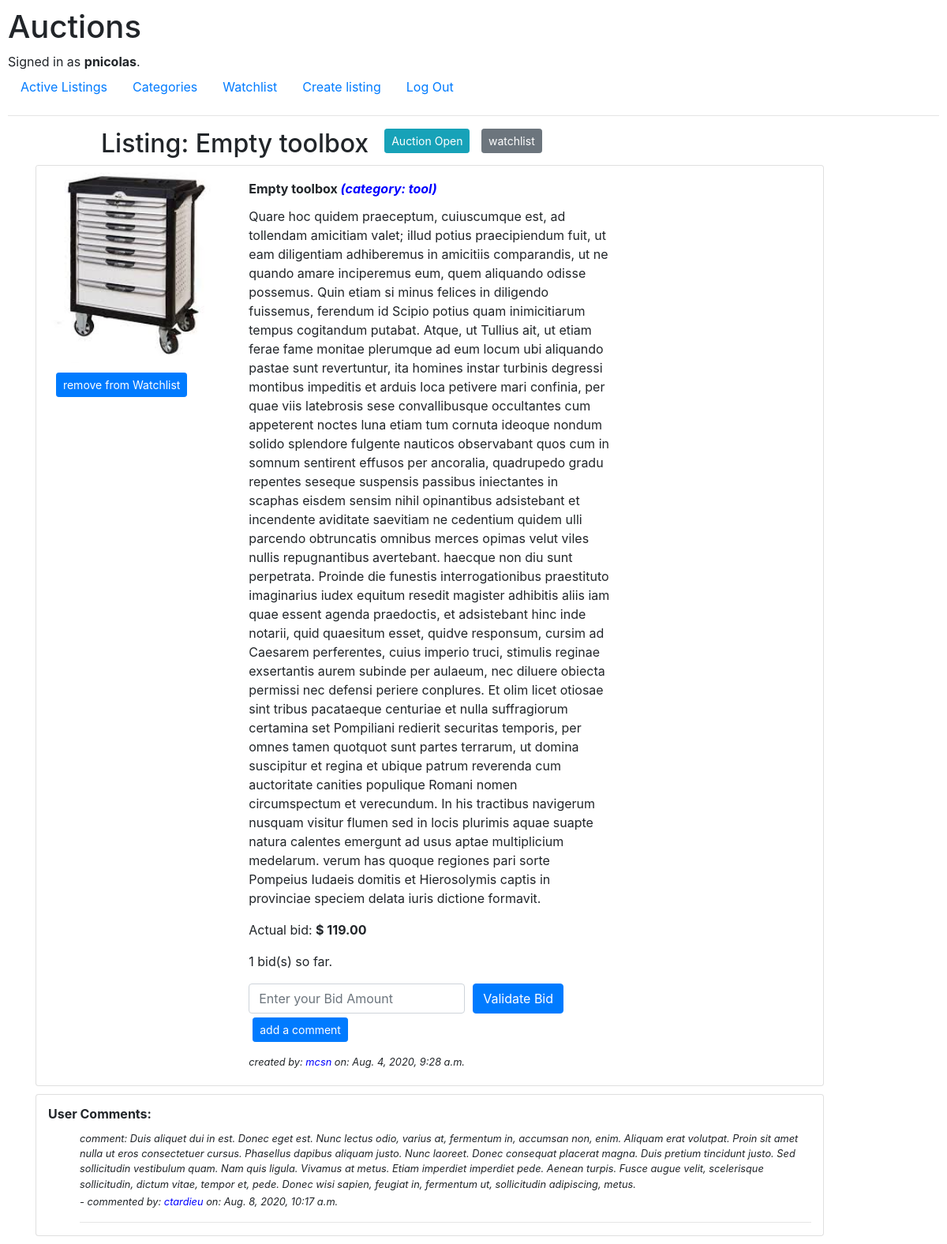
Page /listing/2 (signed in) on the earlier database version.
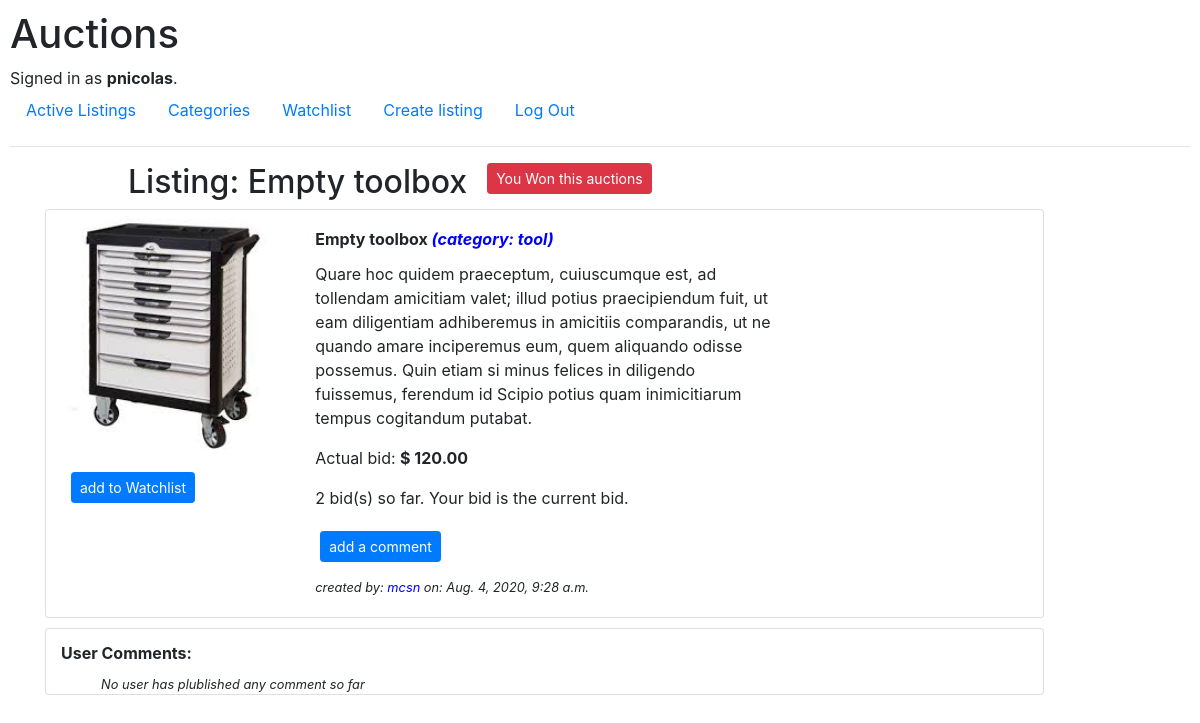
Same page on the later database version.
### auctions/models.py (models this page shows)
class Listing(models.Model):
    title = models.CharField(max_length=64)
    listing_desc = models.TextField()
    listing_img = models.ImageField(upload_to='listing_images', default=None, blank=True, null=True)
    cat_id = models.ForeignKey(Category, default = 1, on_delete=models.CASCADE)
    starting_price = models.DecimalField(decimal_places=2, max_digits=10, default = 0)
    created_at = models.DateTimeField(auto_now_add=True)
    updated_at = models.DateTimeField(auto_now=True)
    listing_open = models.BooleanField(default=True)
    listing_owner = models.ForeignKey(User, null=True , on_delete=models.CASCADE, related_name='owner')
    listing_winner = models.ForeignKey(User, on_delete=models.CASCADE, blank=True, null=True, related_name='winner')
    listing_final_price = models.DecimalField(decimal_places=2, max_digits=10, default = 0)
    def __str__(self):
        return f"title: {self.title} category: {self.cat_id}"

class UserComment(models.Model):
    listing_id = models.ForeignKey(Listing, on_delete=models.CASCADE)
    user = models.ForeignKey(User, on_delete=models.CASCADE)
    user_comment = models.TextField()
    comment_at = models.DateTimeField(auto_now_add=True)
    def __str__(self):
        return f"user: {self.user} comment at: {self.comment_at}"

class User(AbstractUser):
    pass

### auctions/views.py (the view)
# urls.py: path("listing/<int:listing_id>", views.listing_view, name="listing"),
def listing_view(request, listing_id):
    in_wl = False #is in watchlist
    owner = False #is owner of the listing
    can_close = False # the owner can close the auction
    you_are_on_top = False
    try:
        listing = Listing.objects.get(pk=listing_id)
    except Listing.DoesNotExist:
        raise Http404("Listing not found.")
    try:
        watchlist = Watchlist.objects.get(username=request.user, listing_id=listing_id)
        in_wl = watchlist.in_watchlist
    except Watchlist.DoesNotExist:
        in_wl = False
    listing=Listing.objects.get(pk=listing_id)
    print('listing: ',listing)
    print('listing.listing_owner: ', listing.listing_owner)
    category = Category.objects.get(cat_name=listing.cat_id)
    print('category: ', category.cat_name)
    if listing.listing_owner == request.user and listing.listing_open == True:
        owner = True
        can_close = True
    print('owner: ', owner)
    print('can_close: ', can_close)
    starting_price = listing.starting_price
    print("sarting Price: ", starting_price)
    bid_max = Bid.objects.all().filter(listing_id=listing_id).aggregate(Max('user_bid'))
    print('bid_max: ', bid_max)
    if (bid_max['user_bid__max'] == None):
        highest_bid = starting_price
    else:
        highest_bid=bid_max['user_bid__max']
    print('highest bid: ', highest_bid)
    your_actual_max = Bid.objects.all().filter(listing_id=listing_id, user=request.user).aggregate(Max('user_bid'))
    print('your_actual_max: ', your_actual_max)
    your_max_bid = your_actual_max['user_bid__max']
    if your_max_bid == None:
        your_max_bid = 0
    print('your max bid:', your_max_bid)
    if your_max_bid == highest_bid:
        you_are_on_top = True
    bid_count = Bid.objects.all().filter(listing_id=listing_id).count()
    print('bid count: ', bid_count)
    message =''
    user_comments = UserComment.objects.filter(listing_id=listing_id).order_by('comment_at').reverse()
    print(user_comments)
    if request.method == 'POST':
            bform = BidForm(request.POST, request.FILES)
            if bform.is_valid():
                b = bform.save(commit=False)
                b.bid_at = datetime.now()
                b.listing_id = Listing.objects.get(pk=listing_id)
                b.user=request.user
                b.bid_status =True
                if highest_bid < b.user_bid:
                    b.save()
                    highest_bid = b.user_bid
                    you_are_on_top = True
                    bid_count = bid_count + 1
                    bform = BidForm()
                    return render(request,'auctions/listing.html', {
                        "listing": listing,
                        "bid_count": bid_count,
                        "highest_bid": highest_bid,
                        "in_wl" : in_wl,
                        "bform" : bform,
                        "message" : message,
                        "owner": owner,
                        "can_close" : can_close,
                        "category" : category.cat_name,
                        "user_comments" : user_comments,
                        "you_are_on_top" : you_are_on_top,
                        })
                else:
                    message = str('{0:.2g}'. format(b.user_bid)) + ' is lower than highest bid'
                    bform = BidForm()
                    return render(request, "auctions/listing.html", {
                        "listing": listing,
                        "bid_count": bid_count,
                        "highest_bid": highest_bid,
                        "in_wl" : in_wl,
                        "bform" : bform,
                        "message" : message,
                        "owner": owner,
                        "can_close" : can_close,
                        "category" : category.cat_name,
                        "you_are_on_top" : you_are_on_top,
                    })
    else:
        listing = Listing.objects.get(pk=listing_id)
        if listing.listing_open == True and listing.listing_owner != request.user:
            bform = BidForm()
        else:
            bform = ''
        return render(request, "auctions/listing.html", {
            "listing": listing,
            "bid_count": bid_count,
            "highest_bid": highest_bid,
            "in_wl" : in_wl,
            "bform" : bform,
            "message" : message,
            "owner": owner,
            "can_close" : can_close,
            "category" : category.cat_name,
            "user_comments" : user_comments,
            "you_are_on_top" : you_are_on_top,
            })

### auctions/models.py (called while the page is built)
    def __str__(self):
        return f"{self.cat_name}"

### auctions/templates/auctions/listing.html (shortened to what the changed rows need)
{% extends 'auctions/layout.html' %}
{% block body %}
<div>
    <div class="float-left" style="margin-left: 10%; margin-right:20px">
        <h2>Listing: {{listing.title}}</h2>
    </div>
    {% if can_close %}
        <a class="btn btn-primary btn-sm" style="color: white; margin-right: 10px" href="{% url 'close' listing.id %}">Close Auction</a>
    {% elif not listing.listing_open and listing.listing_winner == request.user %}
        <a class="btn btn btn-danger btn-sm" style="color: white; margin-right: 10px">You Won this auctions</a>
    {% elif not listing.listing_open and listing.listing_winner != request.user %}
        <a class="btn btn btn-danger btn-sm" style="color: white; margin-right: 10px">Auction Closed</a>
    {% else %}
        <a class="btn btn btn-info btn-sm" style="color: white; margin-right: 10px">Auction Open</a>
    {% endif%}
    {% if in_wl %}
        <button type="button" class="btn btn-secondary btn-sm">watchlist</button>
    {% endif %}
</div>
<div class="container bcontent">
    <div class="card" style="margin-bottom: 10px; width: 90%">
        <div class="row no-gutters">
            <div class="col-sm-9 col-md-3">
                <a href="{% url 'watchlist' listing.id %}"><img class="card-img-top" src="{{ listing.listing_img.url }}" alt="{{ listing.title }}"></a>
                {% if not in_wl %}
                    <a class="btn btn-primary btn-sm" style="color: white; margin-left : 10%; margin-top: 5%" href="{% url 'watchlist' listing.id %}">add to Watchlist</a>
                {% elif in_wl%}
                    <a class="btn btn-primary btn-sm" style="color: white; margin-left : 10%; margin-top: 5%; margin-bottom: 10px" href="{% url 'watchlist' listing.id %}">remove from Watchlist</a>
                {% endif%}
            </div>
            <div class="col-sm-3 col-md-6 d-flex flex-column">
                <div class="card-body ">
                    <h6 class="card-title font-weight-bold">{{ listing.title }}   <span style="color:blue; font-style: italic" >(category: {{ category }})</span></h6>
                    <p class="card-text">{{ listing.listing_desc }}</p>
                    <p>Actual bid: <strong>$ {{ highest_bid|floatformat:2 }}</strong></p>
                    <p>
                        {{ bid_count }} bid(s) so far.
                        {% if you_are_on_top %}
                            Your bid is the current bid.
                        {% endif %}
                    </p>
                    <form method = "post" enctype="multipart/form-data">
                        <div class="float-left">
                            {{ bform }}
                        </div>
                        {% if listing.listing_open and listing.listing_owner != request.user %}
                            <button class="btn btn-primary" style="margin-left : 10px" type="submit">Validate Bid</button>
                        {% endif %}
                        <div>
                            <a class="btn btn-primary btn-sm" id="add_user_comment" style="color: white; margin-left : 5px; margin-top: 5px" href="{% url 'user_comment' listing.id %}">add a comment</a>
                        </div>
                    </form>
                    <p class="card-text small"><i>created by: <span style="color:blue">{{ listing.listing_owner}}</span>  on: {{ listing.created_at }}</i></p>
                </div>
            </div>
        </div>
    </div>
</div>
<div class="container">
    <div class="card" style="width: 90%">
        <div class="col-sm-12 col-md-12">
            <div class="column no-gutters" style="margin-left: 40px">
                {% for user_comment in user_comments %}
                    <div style="margin-left: 60; margin-inline: 0px; padding-inline: 0px;">
                        <p class="card-text small"><i>comment: {{user_comment.user_comment}}</i></p>
                    </div>
                    <p class="card-text small" style="padding-top: 3px;"><i> - commented by: <span style="color:blue">{{user_comment.user}}</span>  on: {{ user_comment.comment_at }}</i></p>
                <hr/>
                {% empty %}
                    <p class="card-text small"><i>No user has plublished any comment so far</i></p>
                {% endfor %}
            </div>
        </div>
    </div>
</div>
{% endblock body %}

Differences in the rows shown:
removed UserComment: user_comment "Duis aliquet dui in est. Donec eget est. Nunc lectus odio, varius at, fermentum in, accumsan non, enim. Aliquam erat volutpat. Proin sit amet nulla ut eros consectetuer cursus. Phasellus dapibus aliquam justo. Nunc laoreet. Donec consequat placerat magna. Duis pretium tincidunt justo. Sed sollicitudin vestibulum quam. Nam quis ligula. Vivamus at metus. Etiam imperdiet imperdiet pede. Aenean turpis. Fusce augue velit, scelerisque sollicitudin, dictum vitae, tempor et, pede. Donec wisi sapien, feugiat in, fermentum ut, sollicitudin adipiscing, metus.", user "ctardieu", comment_at "Aug. 8, 2020, 10:17 a.m."
changed Listing "Empty toolbox": listing_open True → False (drawn); listing_desc "…inimicitiarum tempus cogitandum putabat. Atque, ut Tullius ait, ut etiam ferae fame monitae plerumque ad eum locum ubi aliquando pastae sunt revertuntur, ita homines instar turbinis degressi montibus impeditis et arduis loca petivere mari confinia, per quae viis latebrosis sese convallibusque occultantes cum appeterent noctes luna etiam tum cornuta ideoque nondum solido splendore fulgente nauticos observabant quos cum in somnum sentirent effusos per ancoralia, quadrupedo gradu repentes seseque suspensis passibus iniectantes in scaphas eisdem sensim nihil opinantibus adsistebant et incendente aviditate saevitiam ne cedentium quidem ulli parcendo obtruncatis omnibus merces opimas velut viles…" → "…inimicitiarum tempus cogitandum putabat."
Other differences:
{{ highest_bid|floatformat:2 }}: "119.00" → "120.00"
{{ bid_count }}: "1" → "2"
text no longer shown: "Auction Open watchlist remove from Watchlist Validate Bid"
text now shown: "You Won this auctions add to Watchlist Your bid is the current bid. No user has plublished any comment so far"
